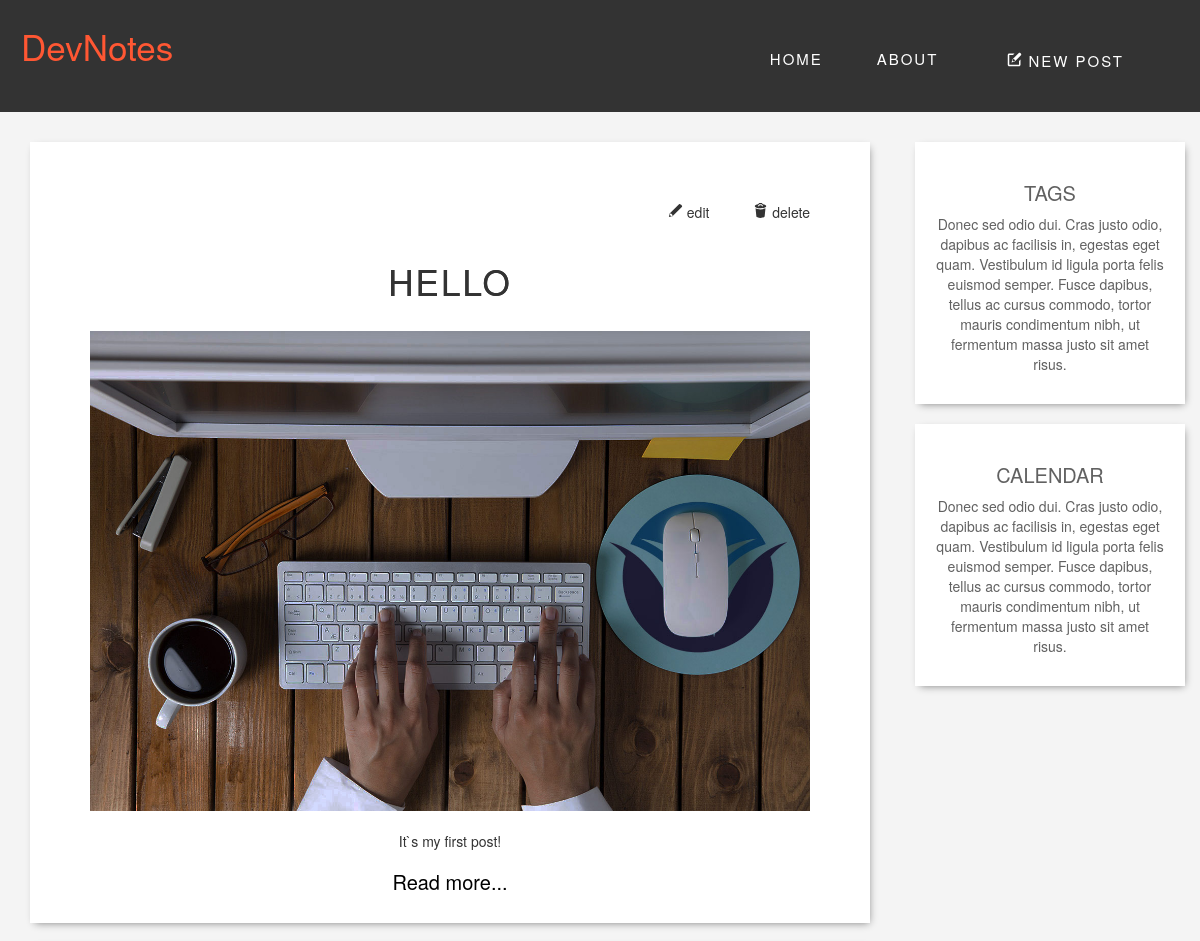
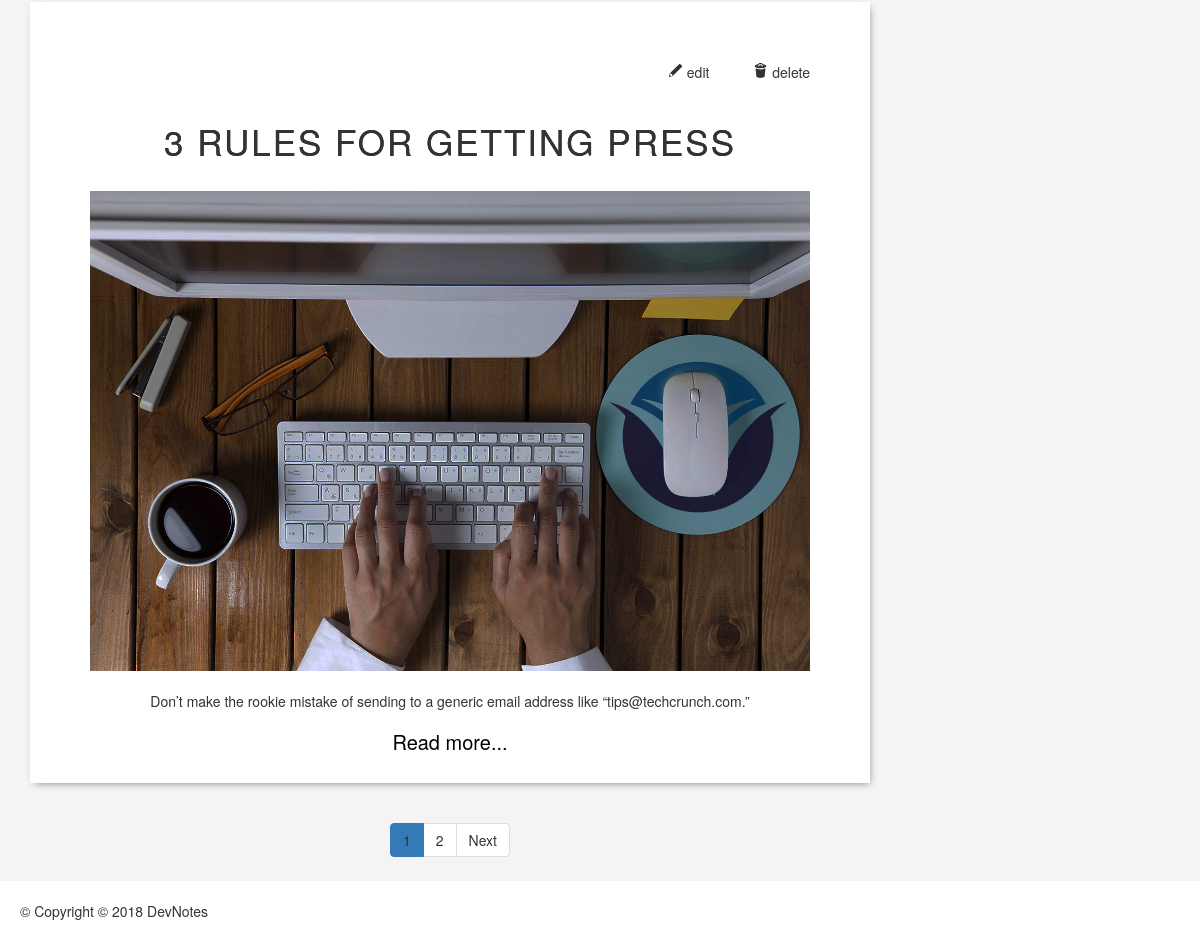
The page /admin/ on the database as committed earlier (2 pictures, top to bottom).
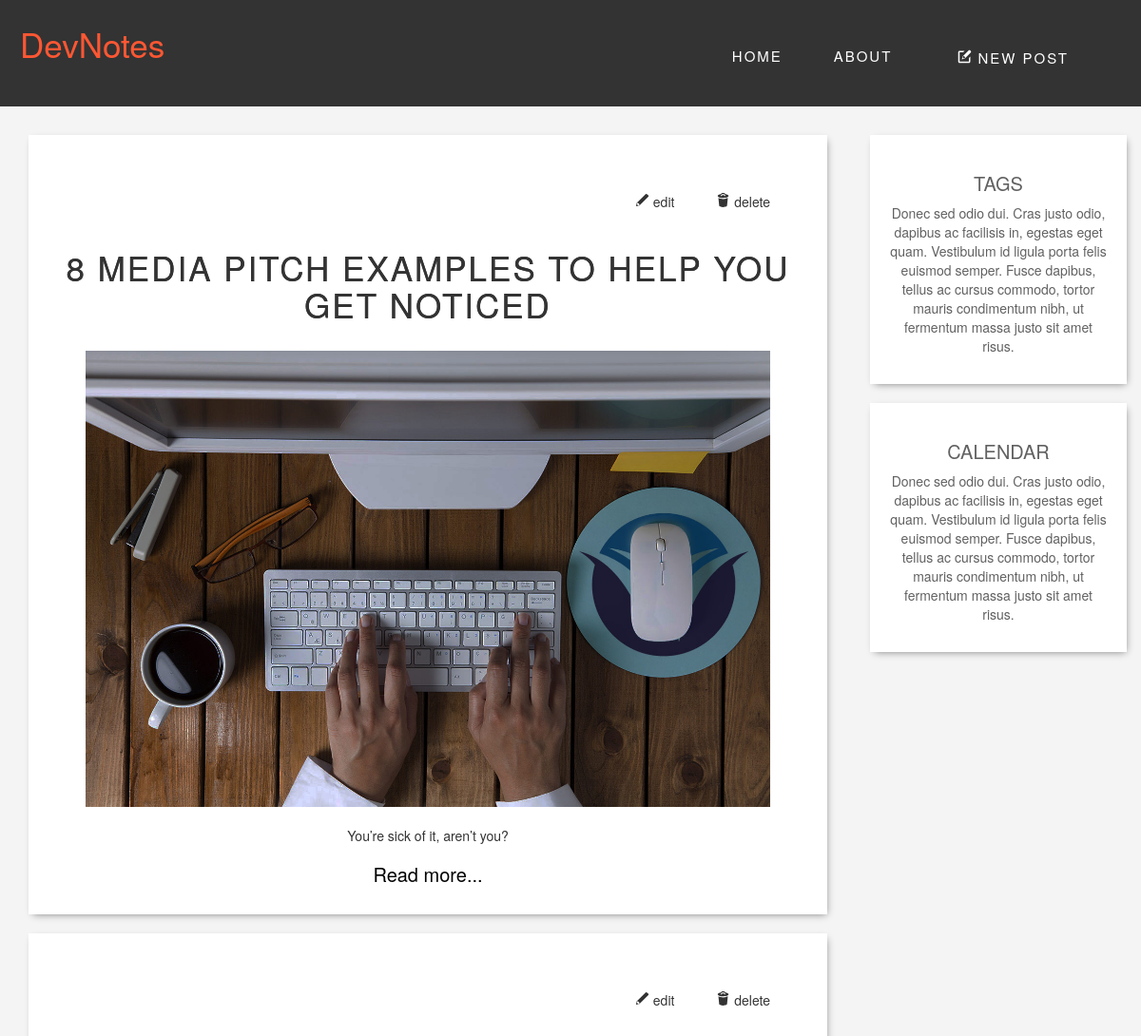
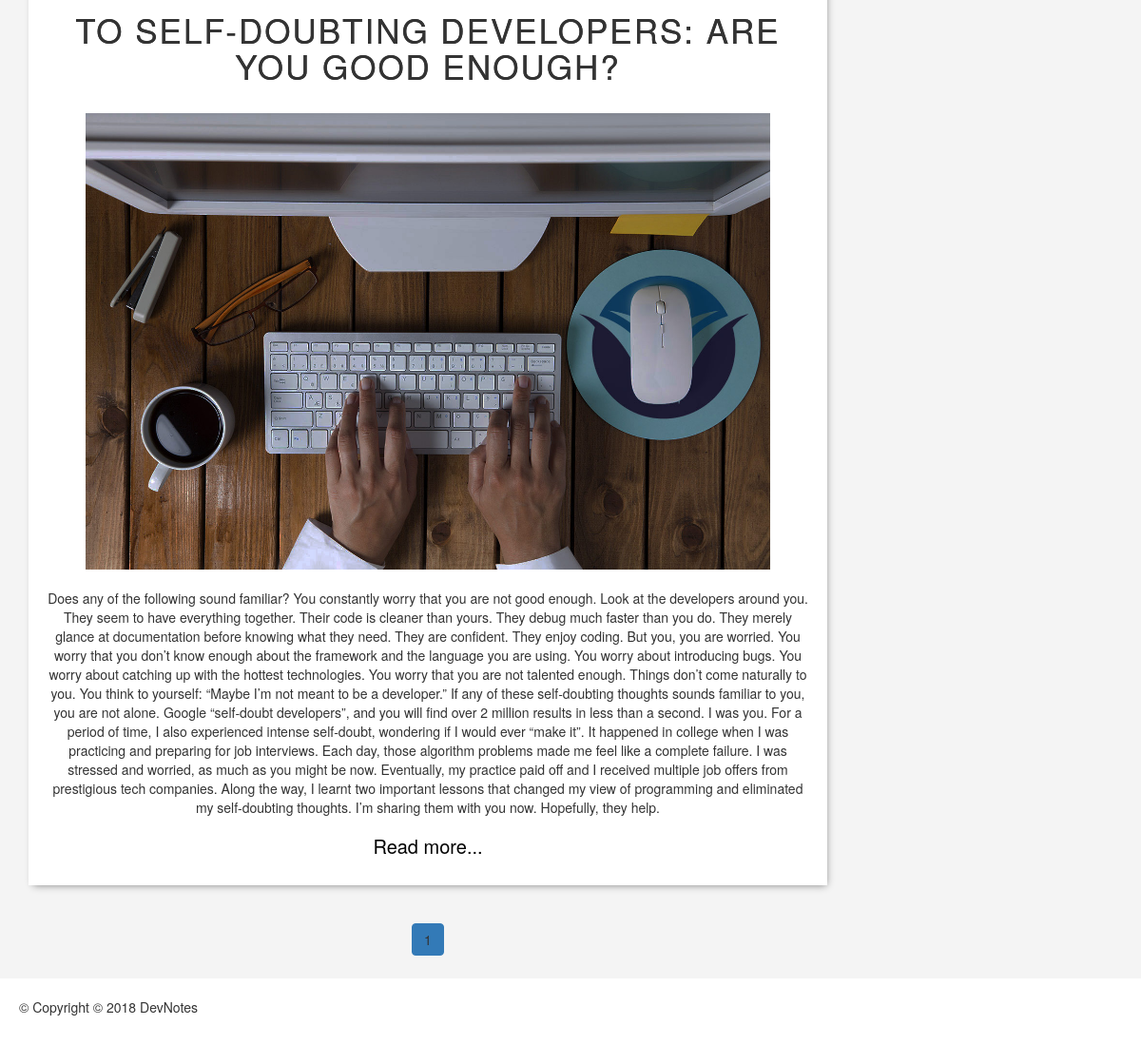
The same page on the database as committed later (2 pictures, top to bottom).
### my_blog/blueprints/blog/models.py (models this page shows, shortened)
class BlogPost(db.Model):
    id = db.Column(db.Integer, primary_key=True)
    title = db.Column(db.String(128))
    date = db.Column(db.DateTime)
    content = db.Column(db.String)
    imagePath = db.Column(db.String)
    @staticmethod
    def blogposts_page(pagenum):
        blogposts = BlogPost.query.order_by(desc(BlogPost.id)).paginate(pagenum, 2 ,error_out=False)
        return blogposts

### my_blog/blueprints/admin/views.py (the view)
@admin.route('/')
def adminhome():
	return render_template('admin.html', blogposts = BlogPost.blogposts_page(1), pagenum = 1, user="admin") #edit

### my_blog/blueprints/admin/templates/admin.html
{% extends "base.html" %}
{% block navbar_admin %}
<div class="navbar-admin">
<a class="navbar-item" href="{{url_for('blog.add')}}">
  <svg class="icon">
    <use xlink:href="{{ url_for('static', filename='img/sprite.svg#icon-new-message') | replace('%23', '#')}}"></use>
  </svg>
  NEW POST</a>
</div>
{% endblock %}

### my_blog/templates/base.html (shortened to what this page needs)
<!doctype html>
 <html class="no-js" lang="">
    <head>
        <link rel="stylesheet" href="{{ url_for('static', filename='css/bootstrap.min.css')}}">
        <link rel="stylesheet" href="{{ url_for('static', filename='css/bootstrap-theme.min.css')}}">
        <link rel="stylesheet" href="{{ url_for('static', filename='css/main.css')}}">
    </head>
    <body>
        <header class="header">
          {% block header %}
          <div class="header--standard">
            <nav class="navbar" role="navigation">
              <a class="navbar__logo" href="{{url_for('main.index')}}">DevNotes</a>
              <div class="navbar-main">
                <a class="navbar-item" href="{{url_for('main.index')}}">HOME</a>
                <a class="navbar-item" href="#">ABOUT</a>
                {% block navbar_admin %}
                {% endblock %}
              </div>
            </nav>
          </div>
          {% endblock %}
        </header>
        <div class="container">
          <div class="row">
            {% block content %}
            <div class="col-md-9 ">
              <div class="main-column">
                <div class="container blog-posts">
                {% with blogposts = blogposts %}
                {% include "blog.html"%}
                {% endwith %}
                </div>
              </div>
            </div>
            {% endblock %}
            {% block sidebar %}
            <aside class="col-md-3">
              <div class="sidebar">
                <div class="tags container">
                  <h2>TAGS</h2>
                  <p>Donec sed odio dui. Cras justo odio, dapibus ac facilisis in, egestas eget quam. Vestibulum id ligula porta felis euismod semper. Fusce dapibus, tellus ac cursus commodo, tortor mauris condimentum nibh, ut fermentum massa justo sit amet risus.</p>
                </div>
                <div class="calendar container">
                  <h2>CALENDAR</h2>
                  <p>Donec sed odio dui. Cras justo odio, dapibus ac facilisis in, egestas eget quam. Vestibulum id ligula porta felis euismod semper. Fusce dapibus, tellus ac cursus commodo, tortor mauris condimentum nibh, ut fermentum massa justo sit amet risus.</p>
                </div>
              </div>
            {% endblock %}
          </aside>
          </div>
    </div>
    <footer class="footer">
      <p>&copy; Copyright © 2018 DevNotes</p>
    </footer>
    </body>
</html>

### my_blog/blueprints/main/templates/blog.html
{% from "pagination_macros.html" import pagination %}
{% if  blogposts.total > 0 %}
{% for blogpost in blogposts.items %}
{% with blogpost = blogpost %}
{% include "blogpost-intro.html"%}
{% endwith %}
{% endfor %}
{% else %}
No posts yet.
{% endif %}
<nav class="Page_navigation" aria-label="Page navigation">
{{ pagination(blogposts) }}
</nav>

### my_blog/blueprints/main/templates/pagination_macros.html (shortened to what this page needs)
{% macro pagination(blogposts) %}
  <ul class="pagination">
    {% for page in blogposts.iter_pages() %}
        {% if page <= (blogposts.page | int) +2 and page >= (blogposts.page | int) -2 %}
          {% if page == blogposts.page  %}
          <li class="page-item active" ><a class="page-link" href="#">{{blogposts.page}}<span class="sr-only">(current)</span></a></li>
          {% else %}
          <li class="page-item"><a class="page-link" href="{{url_for('main.page', pagenum=page)}}">{{page}}</a></li>
          {% endif %}
        {% endif %}
      {% endfor %}
    {% if blogposts.has_next %}
    <li class="page-item"><a class="page-link" href="{{url_for('main.page', pagenum=blogposts.next_num)}}">Next</a></li>
    {% endif %}
  </ul>
{% endmacro %}

### my_blog/blueprints/main/templates/blogpost-intro.html (shortened to what this page needs)
<div class="card blog-post container" >
 {% if user == 'admin' %}
 <div class="editposts">
     <a href="{{url_for('blog.edit', post_id=blogpost.id)}}">
       <svg class="icon">
         <use xlink:href="{{ url_for('static', filename='img/sprite.svg#icon-edit') | replace('%23', '#')}}"></use>
       </svg> edit
     </a>
     <a href="#" data-toggle="modal" data-target="#deleteModal" >
       <svg class="icon">
         <use xlink:href="{{ url_for('static', filename='img/sprite.svg#icon-trash') | replace('%23', '#')}}"></use>
       </svg> delete
     </a>
 </div>
 {% endif %}
  <div class="card-block blog-post__content">
    <h4 class="card-title"><a class="blog-post__title" href="{{url_for('blog.read', post_title=blogpost.title)}}">{{blogpost.title}}</a></h4>
    <img class="card-img-top blog-post__picture" src="{{url_for('static', filename=blogpost.imagePath)}}" alt="Blogpost background image">
    <p class="card-text blog-post__text">{{blogpost.content}}</p>
    <a href="{{url_for('blog.read', post_title=blogpost.title)}}" class="btn blog-post__link">Read more...</a>
  </div>
</div>

### my_blog/static/css/main.css (style rules this page uses)
html { font-size: 62.5%; }
body { background:#F4F4F4; margin:0; }
.container { width:auto; box-sizing: border-box; }
header { vertical-align: middle; margin-bottom: 1rem; }
.header--standard { height: 14vh; background: #333; }
.navbar { position:absolute; top:0; width: 100%; z-index: 50; margin-bottom: 0; vertical-align: middle; padding:2rem; }
.navbar-main, .navbar-admin { display: inline-block; padding:1.5rem; height:100%; vertical-align: middle; }
.header--standard .navbar-main { float: right; }
.navbar-item { height: 5rem; padding: 2.5rem; font-size: 18px; line-height: 20px; color: white; font-size: 1.5rem; letter-spacing: 2px; }
.navbar__logo { display:inline-block; text-align: left; color:#FF5733; font-size:3.5rem; }
.sidebar > div, .blog-post { margin:2rem 0rem; text-align: center; box-shadow: 2px 3px 8px -3px grey; background:#FFFFFF; padding:2rem; box-sizing: border-box; }
.blog-post__title { text-transform: uppercase; font-size:3.5rem; letter-spacing: 2px; text-align: center; margin:3rem 0rem 0rem; }
.blog-post__title:link, .blog-post__title:visited, .blog-post__title:active { color: inherit; text-decoration: none; transition: all .1s; transform: scale(1); text-shadow: 0px 0px 0px; }
.blog-post__picture { max-width:90%; margin:2rem; }
.blog-post__link { color: black; font-size: 2rem; }
.Page_navigation { text-align: center; }
.Page_navigation a.page-link { color: #333333; }
.editposts { display:block; margin: 2rem; text-align: right; transition: all 0.2s; }
.editposts >* { display: inline-block; padding:2rem; text-align: right; color: inherit; }
.icon { fill: currentColor; height:1.5rem; width:1.5rem; }
.sidebar { color:#616161; text-align: justify; }
.sidebar h2 { font-size:2rem; text-align: center; }
.footer { padding: 2rem; background-color: #FFFFFF; }

Rows that differ between the two databases and show on the page:
removed BlogPost: title "HELLO", imagePath (picture), content "It`s my first post!"
removed BlogPost: title "3 RULES FOR GETTING PRESS", imagePath (picture), content "Don’t make the rookie mistake of sending to a generic email address like “tips@techcrunch.com.”"
now on this page (row unchanged): BlogPost: title "8 MEDIA PITCH EXAMPLES TO HELP YOU GET NOTICED", imagePath (picture), content "You’re sick of it, aren’t you?"
now on this page (row unchanged): BlogPost: title "TO SELF-DOUBTING DEVELOPERS: ARE YOU GOOD ENOUGH?", imagePath (picture), content "Does any of the following sound familiar? You constantly worry that you are not good enough. Look at the developers around you. They seem to have everything together. Their code is cleaner than yours. They debug much faster than you do. They merely glance at documentation before knowing what they need. They are confident. They enjoy coding. But you, you are worried. You worry that you don’t know enough about the framework and the language you are using. You worry about introducing bugs. You worry about catching up with the hottest technologies. You worry that you are not talented enough. Things don’t come naturally to you. You think to yourself: “Maybe I’m not meant to be a developer.” If…"
Other text that changed with them:
list line gone: "2"
text no longer shown: "Next"
